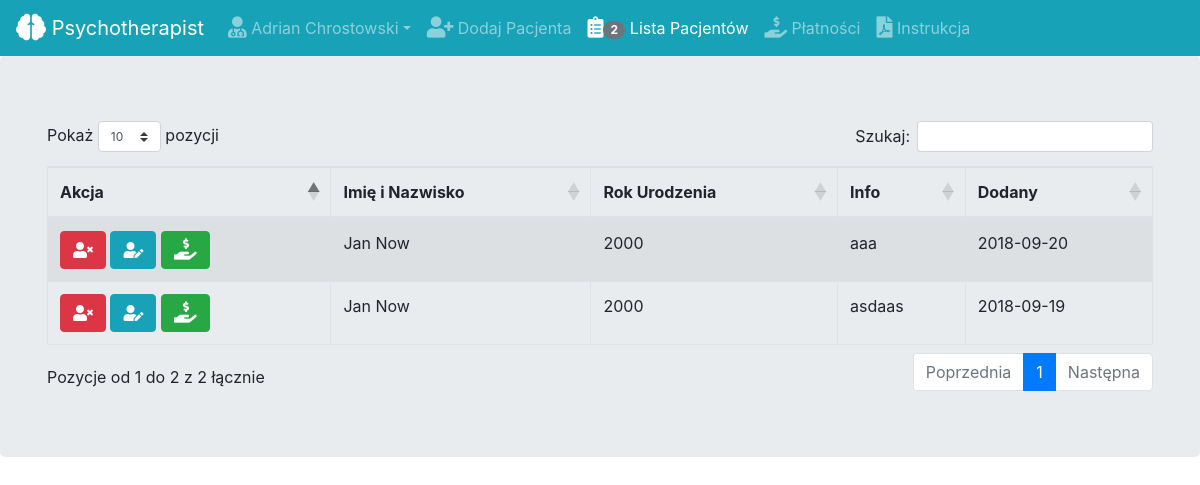
The page /list_patients (signed in) on the database its author committed.
### psychotherapist/models.py (models this page shows, shortened)
class Patient(models.Model):
    firstName = models.CharField(max_length=30)
    lastName = models.CharField(max_length=50)
    byear = models.IntegerField(blank=False)
    registerDate = models.DateTimeField(auto_now_add=True, null=True)
    bio = models.TextField(max_length=50000, blank=True)
    gender = models.CharField(max_length=1, blank=True)
    owner = models.ForeignKey(User, related_name='patients', on_delete=models.CASCADE)
    lastMod = models.DateTimeField(default=None, blank=True, null=True)
    objects = models.Manager()
    class Meta:
        get_latest_by = 'registerDate'
        ordering = ('-registerDate',)
        verbose_name_plural = 'patients'

### psychotherapist/views.py (the view, shortened to what this page needs)
# urls.py: url(r'^list_patients', views.list_patients),
@login_required(login_url='/user_login/')
def list_patients(request):
    firstname = request.user.first_name
    lastname = request.user.last_name
    username = firstname + ' ' + lastname
    uid = request.user.id
    objects = Patient.objects.all().filter(owner=uid)
    patient_count = int(Patient.objects.filter(owner=request.user).count())
    state = ''
    return render(request, 'psychotherapist/patient_list.html', {'firstname': firstname, 'username': username,
                                                                 'objects': objects, 'patient_count': patient_count,
                                                                 'state': state})

### psychotherapist/templates/psychotherapist/patient_list.html (shortened to what this page needs)
{% load static %}
<!DOCTYPE html>
<html lang="en">
<head>
    <link rel="stylesheet" href="https://maxcdn.bootstrapcdn.com/bootstrap/4.0.0/css/bootstrap.min.css">
    <link rel="stylesheet" href="https://use.fontawesome.com/releases/v5.3.1/css/all.css">
    <link rel="stylesheet" href="https://cdn.datatables.net/1.10.16/css/dataTables.bootstrap4.min.css">
</head>
<body>
<nav class="navbar navbar-expand-sm bg-info navbar-dark">
    <a class="navbar-brand" href="/"><i class="fas fa-brain fa-lg"></i>&nbsp;Psychotherapist</a>
    <ul class="navbar-nav">
        <li class="nav-item dropdown">
            <a class="nav-link dropdown-toggle" data-toggle="dropdown" href="#"></i>
                <i class="fas fa-user-md fa-lg"></i>&nbsp;{{ username }}</a>
        </li>
    </ul>
    <ul class="navbar-nav">
        <li class="nav-item">
            <a class="nav-link" href="/add_patient/"><i class="fas fa-user-plus fa-lg"></i>&nbsp;Dodaj Pacjenta</a>
        </li>
        <li class="nav-item">
            <a class="nav-link active" href="/list_patients/"><i class="fas fa-clipboard-list fa-lg"></i><span class="badge badge-pill badge-secondary">{{ patient_count }}</span>&nbsp;Lista Pacjentów </a>
        </li>
        <li class="nav-item">
            <a class="nav-link" href="/payment_list/"><i class="fas fa-hand-holding-usd fa-lg"></i>&nbsp;Płatności</a>
        </li>
        <li class="nav-item">
            <a class="nav-link" href="{% static 'media/psychotherapist.pdf'%}" target="_blank"><i class="fas fa-file-pdf fa-lg"></i>&nbsp;Instrukcja</a>
        </li>
    </ul>
</nav>
<div class="jumbotron">
    <div class="row">
        <div class="col-4"></div>
        <div class="col-4">
        </div>
        <div class="col-4"></div>
    </div>
    <div class="container-fluid">
        <form method="post">
            {% csrf_token %}
            <table id="patients" class="table table-striped table-bordered" style="width:100%">
                <thead>
                <tr>
                    <th>Akcja</th>
                    <th>Imię i Nazwisko</th>
                    <th>Rok Urodzenia</th>
                    <th>Info</th>
                    <th>Dodany</th>
                </tr>
                </thead>
                <tbody>
                {% for n in objects %}
                <tr name="object_{{ n.id }}">
                    <td><button type="button" class="btn btn-danger" data-toggle="modal" data-target="#remove_{{ n.id }}" title="Usuń pacjenta"><i class="fas fa-user-times"></i></button>
                        <a href="{% url 'patient_details' n.id %}" class="btn btn-info" title="Edytuj pacjenta"><i class="fas fa-user-edit"></i></a>
                        <a href="{% url 'patient_payments' n.id %}" class="btn btn-success" title="Płatności"><i class="fas fa-hand-holding-usd fa-lg"></i></a>
                    <td>{{ n.firstName }} {{ n.lastName }}</td>
                    <td>{{ n.byear }}</td>
                    <td>{{ n.bio|truncatechars:40 }}</td>
                    <td>{{ n.registerDate|date:'Y-m-d' }}</td>
                </tr>
                {% endfor %}
                </tbody>
            </table>
        </form>
    </div>
</div>
</body>
</html>

### rows shown on the page
Patient: firstName "Jan", lastName "Now", byear "2000", bio "aaa", registerDate "2018-09-20"
Patient: firstName "Jan", lastName "Now", byear "2000", bio "asdaas", registerDate "2018-09-19"

### other values the page prints
{{ username }} "Adrian Chrostowski"
{{ patient_count }} "2"
